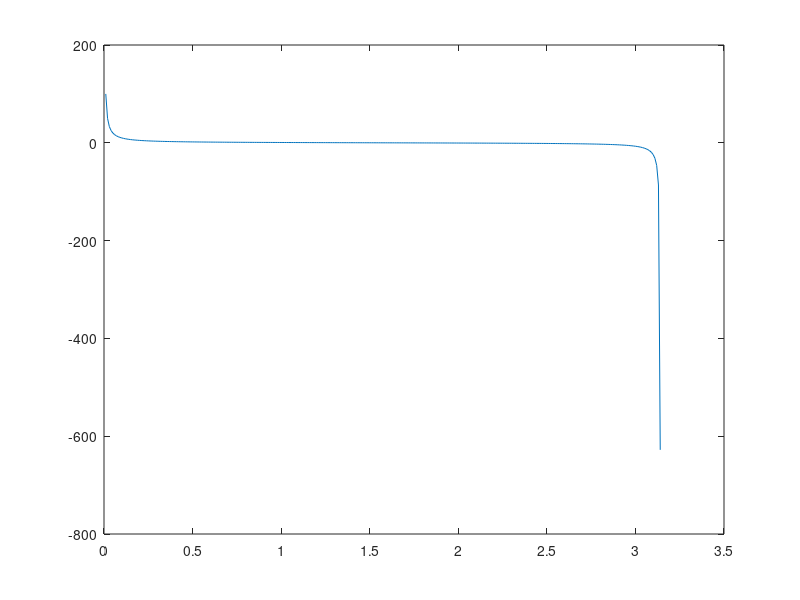

Reproduce this figure in MATLAB.
%% =========== BLIJF VAN HET ONDERSTAANDE CODE COMMENTAAR AF! =============
%                    |0676781714ed817c2586ab0985d5b107|
%                            1811231301
%
% LEES DE VOLGENDE REGELS:
%
% 1 -   De volgende AANGEMAAKTE onderdelen mag je NIET aanpassen:
%                           A: Bestandsnamen
%                           B: Commentaar bij de code
%                           C: Folders en folderstructuur
%       Doe je dat toch dan krijg je GEEN punten voor deze opdracht.
% 2 -   Als dit bestand niet uit te voeren valt, bijvoorbeeld doordat je
%       tijdens het uitvoeren een foutmelding krijgt, krijg je GEEN punten!
% 3 -   Elke variabele waar 'NaN' aan is toegekend moet JIJ bewerken.
% 4 -   Je maakt de opdracht in dit bestand. Vul het bestand alleen aan met
%       voor de opdracht nuttige code. Doe je dit niet, dan kan dat een
%       vermindering van het te verdienen aantal punten tot gevolg hebben.
% 5 -   Door JOU geschreven commentaarregels (met %% of %) worden niet
%       door ons gelezen of gebruikt. 
% 6 -   Matlab is case-sensitive (hoofdlettergevoelig). De 
%       variabelen: 'aa', 'aA', 'Aa' en 'AA' zijn allemaal verschillend. 
%       Let dus goed op!
% 7 -   Als je programma een eeuwige-lus bevat (lees: nooit stopt met
%       uitvoeren) krijg je GEEN punten.
% 
% Opdrachtbeschrijving:
% Deze opdracht bestaat uit het schrijven/aanvullen van een SCRIPT. De
% specifieke opdracht staat hieronder.
%
% LET OP!
% Exacte naamgeving is heel belangrijk! Merk bv. het verschil op tussen
% de twee variabelen: 'mekker' en de variabele 'Mekker'. Matlab maakt dus 
% onderscheid tussen kleine letters en hoofdletters.
%
%% =========== BLIJF VAN HET BOVENSTAANDE CODE COMMENTAAR AF! =============
 
%% Opdracht 4
% Hieronder staat code waarmee je een grafiek van een inverse tangens
% functie tekent. Maak een nieuw figuur aan. De variabele signaal bevat een
% heleboel opvolgende waardes. Trek steeds de opvolgende waardes
% van elkaar af (de tweede min de eerste)  en stop het resultaat in een 
% vector genaamd 'diffSignaal'. Gebruik hiertoe een daarvoor bedoelde
% standaard functie van Matlab.
% Plot dit signaal in het nieuwe figure (geen tijdstippen op de x-as).

close all
t = 0:0.01:pi;
signaal = 1./tan(t);
plot(t,signaal)
